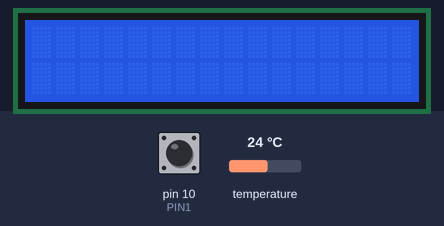
Simulated run of this sketch. Board: Arduino Uno, built with avr-gcc and run on an emulated ATmega328P. Parts: 16×2 character LCD. Inputs (shaded band) come from the test bench; at power-on: pin 10 (PIN1) HIGH, temperature 24 °C. Sleep ends after the set time or at an interrupt.

Above: at 5.0 s.
5.1 s: pin 10 (PIN1) pulled LOW for 0.15 s
At 6.7 s:
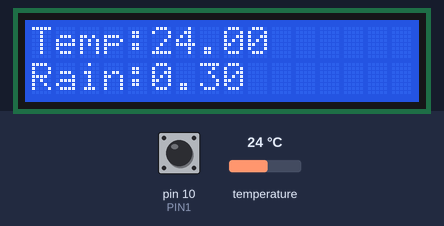
7.3 s: pin 10 (PIN1) pulled LOW for 1 s
At 8.4 s:
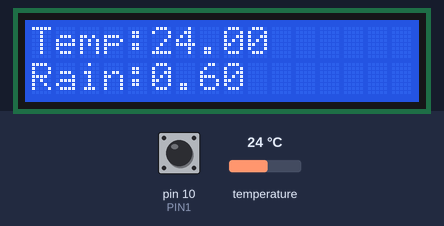
Timing chart, 0 to 10.3 s (numbered marks = the images above; inputs shaded):
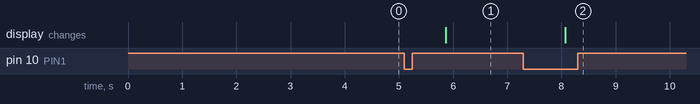

The sketch:

tempAndRain.ino
```cpp
// include the library code:
#include <LiquidCrystal.h>
#include <OneWire.h>
#include <DallasTemperature.h>
#include <PinChangeInt.h>
//#include <JeeLib.h> // https://github.com/jcw/jeelib
#include <avr/sleep.h>


// Data wire is plugged into pin 2 on the Arduino
#define ONE_WIRE_BUS 7
#define PIN1 10

// Setup a oneWire instance to communicate with any OneWire devices
// (not just Maxim/Dallas temperature ICs)
OneWire oneWire(ONE_WIRE_BUS);

// Pass our oneWire reference to Dallas Temperature.
DallasTemperature sensors(&oneWire);


// initialize the library with the numbers of the interface pins
LiquidCrystal lcd(12, 11, 5, 4, 3, 2);

uint16_t tipCount = 0;

void tipfunc() {
   tipCount++;
};


void setup() {
  // set up the LCD's number of columns and rows:
  lcd.begin(16, 2);
  // Print a message to the LCD.
  sensors.begin();

  pinMode(PIN1, INPUT); digitalWrite(PIN1, HIGH);
  PCintPort::attachInterrupt(PIN1, &tipfunc, FALLING);  // add more attachInterrupt code as required

  set_sleep_mode(SLEEP_MODE_PWR_DOWN);         // Set sleep mode
  sleep_mode();                                // Sleep now

}

void loop() {

  sensors.requestTemperatures(); // Send the command to get temperatures
  lcd.setCursor(0, 0);
  lcd.print("Temp: ");
  lcd.setCursor(5, 0);
  lcd.print(sensors.getTempCByIndex(0)); // Why "byIndex"?

  // set the cursor to column 0, line 1
  // (note: line 1 is the second row, since counting begins with 0):
  lcd.setCursor(0, 1);
  lcd.print("Rain: "); // Why "byIndex"?
  lcd.setCursor(5, 1);
  lcd.print(tipCount*0.3);

  //Sleepy::loseSomeTime(1000);
  delay(1000);
  set_sleep_mode(SLEEP_MODE_PWR_DOWN); // Set sleep mode
  sleep_mode(); // Sleep now


}
```

Measured:
- after the input at 5.1 s, the display: changes after 0.77 s (image 1)
- after the input at 7.3 s, the display: changes after 0.77 s (image 2)
